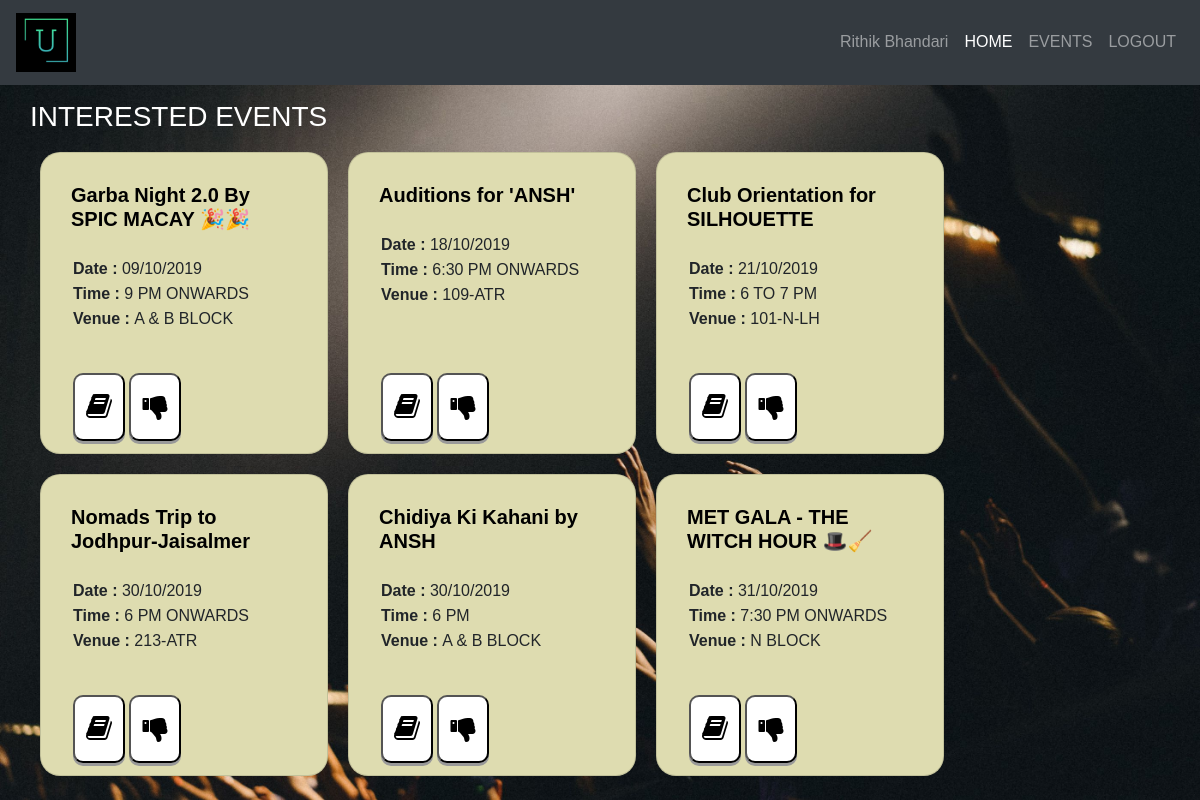
Screenshot of /user/E19CSE080 (signed in) with the database file from the repository.
### models.py (models this page shows, shortened)
class UserModel(db.Model):
    __tablename__ = 'users'
    Name = db.Column(db.String(255), nullable=False)
    ID = db.Column(db.String(15), nullable=False, primary_key=True)
    Password = db.Column(db.String(100), nullable=False)
    InterestedActivities = db.Column(db.Text, nullable=False, default='')

class EventsModel(db.Model):
    __tablename__ = 'events'
    ID = db.Column(db.String(8), nullable=False, primary_key=True)
    EventHeading = db.Column(db.String(255), nullable=False)
    EventDescription = db.Column(db.Text, nullable=False)
    EventDate = db.Column(db.String(20), nullable=False)
    EventTime = db.Column(db.String(255), nullable=False)
    EventVenue = db.Column(db.String(255), nullable=False)

### app.py (the view)
@app.route('/user/<string:user_id>')
def logged_in_user(user_id):
    user_id = user_id.upper()
    if 'user' in session and session['user'] == user_id:
        rs = UserModel.query.filter_by(ID=user_id).first()
        favourite_events = str(rs.InterestedActivities).split(',')  # user's fav events
        favourite_events = favourite_events[:-1]  # as last event is always ''
        events = []
        for event in favourite_events:
            events.append(EventsModel.query.filter_by(ID=event).first())
        return render_template("panels/user/homepage.html", events=sort_events(events))
    else:
        flash(f"User '{user_id}' Not Logged In", 'danger')
        print(f"User '{user_id}' Not Logged In")
        return redirect('/login')

### app.py (called while the page is built)
def sort_events(lst):  # sort events based on date only
    new_list = []
    while lst:
        minimum = datetime.strptime(lst[0].EventDate, '%d/%m/%Y').date()
        ev = lst[0]
        for e in lst:
            event_date = datetime.strptime(e.EventDate, '%d/%m/%Y').date()
            if event_date < minimum:
                minimum = event_date
                ev = e
        new_list.append(ev)
        if ev in lst:
            lst.remove(ev)
    return new_list

def get_session():
    return session

@app.before_request
def make_session_permanent():
    session.permanent = True
    app.permanent_session_lifetime = timedelta(minutes=15)

### templates/panels/user/homepage.html (shortened to what this page needs)
{% extends "layout.html" %}
{% set session = get_session() %}
      {% block body %}
          <h3 style="color:white;">INTERESTED EVENTS</h3>
          {% for event in events %}
          <div class="card" style="width: 18rem;">
             <div class="card-body">
                <h5 class="card-text" style="color:black;"><b>{{event.EventHeading}}</b></h5>
                <br/>
                <h6 class="card-subtitle mb-2"><b>Date : </b>{{event.EventDate}}</h6>
                <h6 class="card-subtitle mb-2"><b>Time : </b>{{event.EventTime}}</h6>
                <h6 class="card-subtitle mb-2"><b>Venue : </b>{{event.EventVenue}}</h6>
                <div class="card-btn-container">
                   <a href="/events/{{event.ID}}" data-toggle="tooltip" title="Read More">
                       <button>
                           <i class="fa fa-book"></i>
                       </button>
                   </a>
                   <a href="/events/remove-from-fav/{{event.ID}}" data-toggle="tooltip" title="Remove From Favourites">
                       <button>
                           <i class="fa fa-thumbs-down"></i>
                       </button>
                   </a>
                </div>
             </div>
          </div>
          {% endfor %}
      {% endblock %}

### templates/layout.html (shortened to what this page needs)
<!DOCTYPE html>
<html lang="en">
   <head>
      <link rel="stylesheet" href="https://stackpath.bootstrapcdn.com/bootstrap/4.3.1/css/bootstrap.min.css"
>
      {% block head %}
      <link rel="stylesheet" href="https://cdnjs.cloudflare.com/ajax/libs/font-awesome/4.7.0/css/font-awesome.min.css">
      <link rel="stylesheet" type="text/css" href="{{ url_for('static',filename='css/layout-style.css') }}">
      {% endblock %}
   </head>
   <body>
      {% set session = get_session() %}
      <header>
         <nav class="navbar navbar-expand-lg navbar-dark bg-dark fixed-top">
            <a class="navbar-brand" href="/"><img src="{{ url_for('static',filename='img/logo.png') }}" alt="Logo"
               width="60">
            </a>
            <div class="collapse navbar-collapse" id="navbarSupportedContent">
               <ul class="navbar-nav ml-auto">
                  <li class="nav-item">
                     <a class="nav-link" href="/dashboard">{{ session['name'] }}</a>
                  </li>
                  <li class="nav-item active">
                     <a class="nav-link" href="/">HOME<span class="sr-only">(current)</span></a>
                  </li>
                  <li class="nav-item">
                     <a class="nav-link" href="/events">EVENTS</a>
                  </li>
                  {% if 'user' in session or 'admin' in session %}
                  <li class="nav-item">
                     <a class="nav-link" href="/logout">LOGOUT</a>
                  </li>
                  {% else %}
                  <li class="nav-item">
                     <a class="nav-link" href="/login">LOGIN</a>
                  </li>
                  {% endif %}
               </ul>
            </div>
         </nav>
      </header>
      <section class="content">
         {% block body %}{% endblock %}
      </section>
   </body>
</html>

### static/css/layout-style.css (style rules this page uses)
:root { --primary-color: white; --card-background: #dedcb0; --text-color: black; --card-button-color: #fff; }
* { padding: 0; margin: 0; font-family: sans-serif; }
body { background: url("/static/img/bg.jpg"); background-size: cover; }
a { color: var(--text-color); }
section[class="content"] { padding-top: 100px; width: 95%; justify-content: center; margin: 0 auto; }
.card { float: left; border-radius: 20px; padding: 10px; margin: 10px; width: 100%; background: var(--card-background); }
.card-body { height: 280px; }
.card-body .card-subtitle { padding: 2px; }
input[type="button"], button { background-color: var(--card-button-color); padding: 5px; text-align: center; border-radius: 10px; text-decoration: none; display: inline-block; font-size: 16px; cursor: pointer; outline: none; box-shadow: 0 3px #999; transition: 0.1s; }
a button { font-size: 28px; padding: 11px; }
.card-btn-container { position: absolute; padding: 2px; bottom: 10px; }
header { position: absolute; z-index: 2; width: 100%; }

### templates/panels/user/homepage.html (style rules this page uses)
.card-body { height: 280px; }

### rows the page displays
UserModel: name "Rithik Bhandari"
EventsModel: EventHeading "Garba Night 2.0 By SPIC MACAY 🎉🎉", EventDate "09/10/2019", EventTime "9 PM ONWARDS", EventVenue "A & B BLOCK"
EventsModel: EventHeading "Auditions for 'ANSH'", EventDate "18/10/2019", EventTime "6:30 PM ONWARDS", EventVenue "109-ATR"
EventsModel: EventHeading "Club Orientation for SILHOUETTE", EventDate "21/10/2019", EventTime "6 TO 7 PM", EventVenue "101-N-LH"
EventsModel: EventHeading "Nomads Trip to Jodhpur-Jaisalmer", EventDate "30/10/2019", EventTime "6 PM ONWARDS", EventVenue "213-ATR"
EventsModel: EventHeading "Chidiya Ki Kahani by ANSH", EventDate "30/10/2019", EventTime "6 PM", EventVenue "A & B BLOCK"
EventsModel: EventHeading "MET GALA - THE WITCH HOUR 🎩🧹", EventDate "31/10/2019", EventTime "7:30 PM ONWARDS", EventVenue "N BLOCK"
